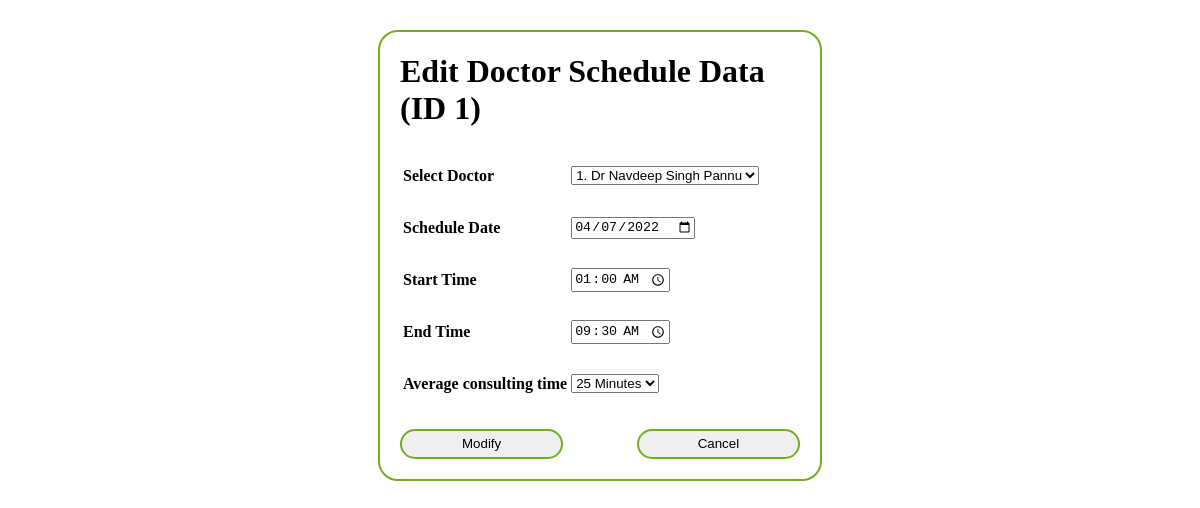
/admin-site/doctor-schedule-edit.php?doc_schedule_id=1, run on the app's committed database.
### tables this page shows
CREATE TABLE IF NOT EXISTS `doctor_schedule` (
  `doc_schedule_id` int NOT NULL AUTO_INCREMENT,
  `doctor_id` int NOT NULL,
  `schedule_date` date NOT NULL,
  `sche_start_time` time NOT NULL,
  `sche_end_time` time NOT NULL,
  `average_time_slot` time NOT NULL COMMENT '(minute)',
  PRIMARY KEY (`doc_schedule_id`),
  KEY `doctor_id` (`doctor_id`)
);

CREATE TABLE IF NOT EXISTS `doctor` (
  `doctor_id` int NOT NULL AUTO_INCREMENT,
  `doctor_name` varchar(50) NOT NULL,
  `doctor_specialist` varchar(255) NOT NULL,
  `doctor_edu_level` varchar(50) NOT NULL,
  `doctor_experience` int NOT NULL COMMENT 'doctor year of experience',
  `doctor_about` varchar(1000) NOT NULL,
  `doctor_portrait` longblob NOT NULL,
  PRIMARY KEY (`doctor_id`)
);

### admin-site/doctor-schedule-edit.php (the view, shortened to what this page needs)
<?php
include("../conn.php");
$id = intval ($_GET['doc_schedule_id']);
$result = mysqli_query($con,  "SELECT * FROM doctor_schedule WHERE doc_schedule_id = $id");
while($row_doc_sche = mysqli_fetch_array($result))
{
?>
<!DOCTYPE html>
    <head>
    </head>
    <body>
        <form action="admin-action-php1/doctor-schedule-update.php" method="post">
            <div id="form">
                <h1>Edit Doctor Schedule Data (ID <?php echo $row_doc_sche['doc_schedule_id'] ?>)</h1>
                <table>
                    <tr>
                        <td><label for="Doctor"><b>Select Doctor</b></label></td>
                        <td>
                            <select id="Doctor" name="doctor_id">
                            <?php
                                include("../conn.php");
                                $doctor_detail = mysqli_query($con,"SELECT * FROM doctor");
                                while($row_doc = mysqli_fetch_array($doctor_detail)){
                                    $doc_id = $row_doc['doctor_id'];
                                    $doc_name = $row_doc ['doctor_name'];
                            ?>
                                <option <?php if ($doc_id == $row_doc_sche['doctor_id']){?> selected="selected" <?php }?> value='<?php echo $doc_id; ?>'>
                                <?php   echo $doc_id;
                                        echo ".  " .$doc_name;
                                        echo"</option>";
                                }
                                ?>
                        </select></td>
                    </tr>
                    <tr>
                        <td><label for="Sch_date"><b>Schedule Date</b></label></td>
                        <td><input type="date" name="schedule_date" value="<?php echo $row_doc_sche['schedule_date']?>"></td>
                    </tr>
                    <tr>
                        <td><label for="start_time"><b>Start Time</b></label></td>
                        <td><input type="time" name="sche_start_time" value="<?php echo $row_doc_sche['sche_start_time']?>"></td>
                    </tr>
                    <tr>
                        <td><label for="end_time"><b>End Time</b></label></td>
                        <td><input type="time" name="sche_end_time" value="<?php echo $row_doc_sche['sche_end_time']?>"></td>
                    </tr>
                    <tr>
                        <td><label for="average_consulting_time"><b>Average consulting time </b></label></td>
                        <td><select id="average_consulting_time" name="average_time_slot">
                                <?php $average_time_slot = $row_doc_sche['average_time_slot'];
                                    $a = explode(":", $average_time_slot);
                                    for($min = 5; $min <60; $min = $min + 5)
                                    {
                                ?>
                                <option <?php if ($a[1] == $min){?> selected="selected" <?php }?> value='<?php echo $min; ?>'>
                                <?php   echo $min . " Minutes";
                                        echo"</option>";
                                }
                                ?>
                        </select></td>
                    </tr>
                </table><br>
                <div id="container">
                    <button type="submit" name="Edit"> Modify</button>
                    <div class="blank"></div>
                    <button type="button"><a href="../admin-site/admin_doctor_schedule.php" style="text-decoration: none;" class="cancel">Cancel</a></button>
                </div>
            </div>
        </form>
    </body>
<?php
}
?>

### admin-site/doctor-schedule-edit.php (style rules this page uses)
tr { height:50px; }
#form { height:auto; width:400px; margin:30px auto 30px auto; border:2px #73AD21 solid; border-radius:20px; padding:0px 20px 20px 20px; }
button { border-radius:20px; border:2px #73AD21 solid; width:100px; flex:2; height:30px; cursor: pointer; }
.blank { flex:1; }
.cancel, .cancel:visited { color: black; }
#container { display:flex; }

### data on the page
doctor_schedule: doc_schedule_id "1", doctor_id "1. Dr Navdeep Singh Pannu", schedule_date "04/07/2022", sche_start_time "01:00:00", sche_end_time "09:30:00", average_time_slot "25 Minutes"
